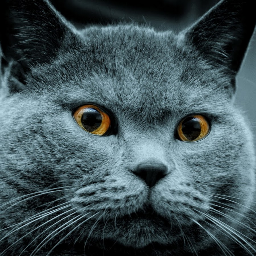
//> input picture prj.lab/lab03/assets/bgr.png, 256 x 256 px
$ ./lab03   (built with g++ and OpenCV 4)
//> lines starting //> are read from the running program, lines starting //| are printed output that depends on the picture; after the words box and inside, x2 and y2 are one past the last pixel; in counts of white or black regions, pixels touching at a corner belong together
#include <iostream>
#include <vector>
#include <string>
#include <opencv2/imgproc.hpp>
#include <opencv2/imgcodecs.hpp>
#include <opencv2/highgui.hpp>

cv::Mat drawContrastHistogram(const cv::Mat& image, const double& left, const double& right) {
	cv::Mat histogramImage(256, 256, CV_8UC1, cv::Scalar(230));

	std::vector<int> hist(256, 0);
	for (int i = 0; i < image.rows; i++) {
		for (int j = 0; j < image.cols; j++) {
			hist[image.at<uchar>(i, j)]++;
		}
	}

	std::vector<int> sumHist;
	sumHist.push_back(hist[0]);
	for (int i = 1; i < hist.size(); i++) {
		sumHist.push_back(sumHist[i - 1] + hist[i]);
	}

	int maxHist = *max_element(hist.begin(), hist.end());
	float scaleFactor1 = 4 * 230.0 / maxHist;

	int maxSumHist = *max_element(sumHist.begin(), sumHist.end());
	float scaleFactor2 = 230.0 / maxSumHist;

	int last_x = 0, last_y = 255;
	for (int i = 0; i < 256; ++i) {
		int histHeight = hist[i] * scaleFactor1;
		int sumHistHeight = sumHist[i] * scaleFactor2;
		cv::rectangle(histogramImage, cv::Point(i, 255), cv::Point(i + 1, 255 - histHeight), cv::Scalar(120), -1);
		cv::rectangle(histogramImage, cv::Point(last_x, last_y), cv::Point(i + 1, 255 - sumHistHeight), cv::Scalar(0), -1);
		last_x = i + 1;
		last_y = 255 - sumHistHeight;

	}

	return histogramImage;
}

cv::Mat drawHistogram(const cv::Mat& image, const double& left, const double& right) {
	cv::Mat histogramImage(256, 256, CV_8UC1, cv::Scalar(230));

	std::vector<int> hist(256, 0);
	for (int i = 0; i < image.rows; i++) {
		for (int j = 0; j < image.cols; j++) {
			hist[image.at<uchar>(i, j)]++;
		}
	}

	std::vector<int> sumHist;
	sumHist.push_back(hist[0]);
	for (int i = 1; i < hist.size(); i++) {
		sumHist.push_back(sumHist[i - 1] + hist[i]);
	}

	int maxHist = *max_element(hist.begin(), hist.end());
	float scaleFactor1 = 230.0 / maxHist;

	int maxSumHist = *max_element(sumHist.begin(), sumHist.end());
	float scaleFactor2 = 230.0 / maxSumHist;

	int last_x = 0, last_y = 255;
	for (int i = 0; i < 256; ++i) {
		int histHeight = hist[i] * scaleFactor1;
		int sumHistHeight = sumHist[i] * scaleFactor2;
		cv::rectangle(histogramImage, cv::Point(i, 255), cv::Point(i + 1, 255 - histHeight), cv::Scalar(120), -1);
		cv::rectangle(histogramImage, cv::Point(last_x, last_y), cv::Point(i + 1, 255 - sumHistHeight), cv::Scalar(0), -1);
		last_x = i + 1;
		last_y = 255 - sumHistHeight;

	}

	int currentSum = 0;
	for (int i = 0; i < hist.size(); i++) {
		currentSum += hist[i];
		if (currentSum >= image.rows * image.cols * left) {
			cv::rectangle(histogramImage, cv::Point(i, 255), cv::Point(i, 0), cv::Scalar(255), -1);
			currentSum = 0;
			break;
		}
	}

	for (int i = 0; i < hist.size(); i++) {
		currentSum += hist[i];
		if (currentSum >= image.rows * image.cols * right) {
			cv::rectangle(histogramImage, cv::Point(i, 255), cv::Point(i, 0), cv::Scalar(255), -1);
			currentSum = 0;
			break;
		}
	}

	return histogramImage;
}

std::vector<int> searchClowCHigh(cv::Mat& image, const double left, const double right) {
	std::vector<int> result;

	std::vector<int> hist(256, 0);
	for (int i = 0; i < image.rows; i++) {
		for (int j = 0; j < image.cols; j++) {
			hist[image.at<uchar>(i, j)]++;
		}
	}

	int currentSum = 0;
	for (int i = 0; i < hist.size(); i++) {
		currentSum += hist[i];
		if (currentSum >= image.rows * image.cols * left) {
			int Clow = i;
			result.push_back(Clow);
			currentSum = 0;
			break;
		}
	}

	for (int i = 0; i < hist.size(); i++) {
		currentSum += hist[i];
		if (currentSum >= image.rows * image.cols * right) {
			int Clow = i;
			result.push_back(Clow);
			currentSum = 0;
			break;
		}
	}

	return result;
}

cv::Mat autoContrast(cv::Mat& image, const int& Cmin, const int& Cmax, const int& Clow, const int& Chigh) {
	cv::Mat contrastImage(image.rows, image.cols, CV_8UC1);
	for (int i = 0; i < contrastImage.rows; i++) {
		for (int j = 0; j < contrastImage.cols; j++) {
			float pixel = Cmin + (image.at<uchar>(i, j) - Clow) * ((Cmax - Cmin) / (Chigh - Clow));
			contrastImage.at<uchar>(i, j) = cv::saturate_cast<uchar>(pixel);
		}
	}
	return contrastImage;
}

void autoContrastTogetherBGR(cv::Mat& image, const double left, const double right) {
	std::vector<cv::Mat> BGR(3);
	cv::Mat contrastImage;
	int Cmin = 0, Cmax = 255;

	cv::split(image, BGR);

	int finalClow = 255, finalChigh = 0;
	for (int i = 0; i < BGR.size(); i++) {
		std::vector<int> ClowChigh = searchClowCHigh(BGR[i], left, right);
		int Clow = ClowChigh[0], Chigh = ClowChigh[1];
		if (Clow < finalClow) {
			finalClow = Clow;
		}
		if (Chigh < finalChigh) {
			finalChigh = Chigh;
		}
	}
	std::vector<cv::Mat> contrastChannels;
	for (int i = 0; i < BGR.size(); i++) {
		cv::Mat contrastChannel = autoContrast(BGR[i], Cmin, Cmax, finalClow, finalChigh);
		contrastChannels.push_back(contrastChannel);
	}

	cv::merge(contrastChannels, contrastImage);

	cv::Mat histogram = drawHistogram(image, left, right);
	cv::Mat contrastHistogram = drawContrastHistogram(contrastImage, left, right);

	cv::Mat images, histograms;
	cv::hconcat(image, contrastImage, images);
	cv::hconcat(histogram, contrastHistogram, histograms);

	cv::imwrite("ImagesTogetherBGR.png", images);
	cv::imwrite("HistogramsTogetherBGR.png", histograms);

	cv::imshow("ImagesTogetherBGR", images);
	cv::imshow("HistogramsTogetherBGR", histograms);
	cv::waitKey(0);
}

void autoContrastBGR(cv::Mat& image, const double left, const double right) {
	std::vector<cv::Mat> BGR(3);
	cv::Mat contrastImage;
	int Cmin = 0, Cmax = 255;

	cv::split(image, BGR);

	std::vector<cv::Mat> contrastChannels;
	for (int i = 0; i < BGR.size(); i++) {
		std::vector<int> ClowChigh = searchClowCHigh(BGR[i], left, right);
		int Clow = ClowChigh[0], Chigh = ClowChigh[1];
		cv::Mat contrastChannel = autoContrast(BGR[i], Cmin, Cmax, Clow, Chigh);
		contrastChannels.push_back(contrastChannel);
	}

	cv::merge(contrastChannels, contrastImage);

	cv::Mat histogram = drawHistogram(image, left, right);
	cv::Mat contrastHistogram = drawContrastHistogram(contrastImage, left, right);

	cv::Mat images, histograms;
	cv::hconcat(image, contrastImage, images);
	cv::hconcat(histogram, contrastHistogram, histograms);

	cv::imshow("ImagesBGR", images);
	cv::imshow("HistogramsBGR", histograms);
	cv::waitKey(0);


}

void autoContrastBW(cv::Mat& image, const double left, const double right) {
	int Cmin = 0, Cmax = 255;
	std::vector<int> ClowChigh = searchClowCHigh(image, left, right);
	int Clow = ClowChigh[0], Chigh = ClowChigh[1];
	std::cout << Clow << " " << Chigh << std::endl;
	cv::Mat histogram = drawHistogram(image, left, right);
	cv::Mat contrastImage = autoContrast(image, Cmin, Cmax, Clow, Chigh);
	cv::Mat contrastHistogram = drawContrastHistogram(contrastImage, left, right);

	cv::Mat images, histograms;
	cv::hconcat(image, contrastImage, images);
	cv::hconcat(histogram, contrastHistogram, histograms);

	cv::imshow("ImagesBW", images);
	cv::imshow("HistogramsBW", histograms);
	cv::waitKey(0);

}

int main(int argc, char* argv[]) {
	std::string imagePath= "C:/Users/肉囗/misis2024s-21-02-solovev-i-s/prj.lab/lab03/assets/bgr.png";
	cv::Mat image = cv::imread(imagePath, cv::IMREAD_UNCHANGED);
//> image is the input picture: 256 rows x 256 cols, CV_8UC3; mean B, G, R 87.7, 82.7, 65.1

	double left = 0.4, right = 0.6;

	if (argc >= 4) {
		imagePath = argv[1];
		left = std::stof(argv[2]);
		right = std::stof(argv[3]);
	}

	if (left + right != 1) {
		std::cout << "The sum of the quantiles must be equal to 1!" << std::endl;
		return -1;
	}

	if ((left < 0) || (right < 0)) {
		std::cout << "The quantiles must be positive!" << std::endl;
		return -1;
	}

	if (image.channels() == 1) {
		autoContrastBW(image, left, right);
	}
	else if (image.channels() == 3) {
		autoContrastBGR(image, left, right);
//> in autoContrastBGR, `cv::split(image, BGR);`:
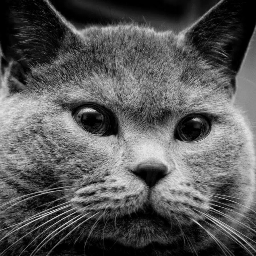
//> BGR[0]: 256 rows x 256 cols, CV_8UC1; min 0, max 243, mean 87.7
//> in autoContrastBGR, `cv::split(image, BGR);`:
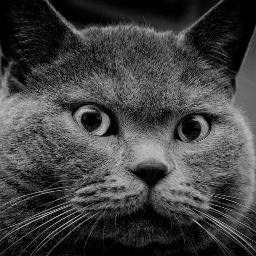
//> BGR[2]: 256 rows x 256 cols, CV_8UC1; min 0, max 198, mean 65.1
//> the loop in autoContrastBGR, `for (int i = 0; i < BGR.size(); i++)` made 3 passes
//> (Clow, Chigh) on passes 1 to 3: (62, 107), (59, 102), (43, 78)
//> pass 1, in autoContrastBGR, `cv::Mat contrastChannel = autoContrast(BGR[i], Cmin, Cmax, Clow, Chigh);`:
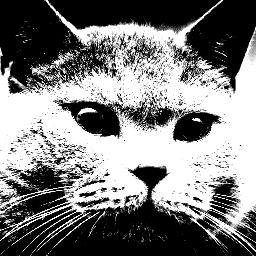
//> contrastChannel: 256 rows x 256 cols, CV_8UC1; min 0, max 255, mean 124.9
//> after the loop in drawHistogram, `for (int i = 0; i < image.rows; i++)`: hist = 256 values, max 2252 at index 0, min 0 at index 228, mean 256
//> in drawHistogram, `sumHist.push_back(hist[0]);`: sumHist = [2252]
//> after the loop in drawHistogram, `for (int i = 1; i < hist.size(); i++)`: sumHist = 256 values from 2252 to 65536
//> in drawHistogram, `int maxHist = *max_element(hist.begin(), hist.end());`: maxHist = 2252
//> in drawHistogram, `float scaleFactor1 = 230.0 / maxHist;`: scaleFactor1 = 0.102
//> in drawHistogram, `int maxSumHist = *max_element(sumHist.begin(), sumHist.end());`: maxSumHist = 65536
//> in drawHistogram, `float scaleFactor2 = 230.0 / maxSumHist;`: scaleFactor2 = 0.00351
//> the loop in drawHistogram, `for (int i = 0; i < 256; ++i)` made 256 passes
//> (histHeight, sumHistHeight, last_y) on passes 1 to 3: (230, 7, 248), (143, 12, 243), (108, 16, 239)
//> after the loop in drawHistogram, `for (int i = 0; i < 256; ++i)`:
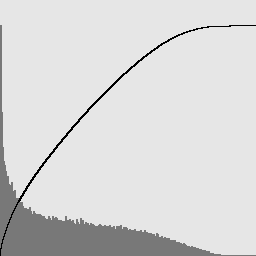
//> histogramImage: 256 rows x 256 cols, CV_8UC1; min 0, max 230, mean 215.7
//> the loop in drawHistogram, `for (int i = 0; i < hist.size(); i++)` made 43 passes
//> after the loop in drawHistogram, `for (int i = 0; i < hist.size(); i++)`: histogramImage: 256 rows x 256 cols, CV_8UC1; 0.39% of pixels changed, all inside (x1, y1, x2, y2) = (42, 0, 43, 256)
//> after the loop in drawHistogram, `for (int i = 0; i < hist.size(); i++)`: currentSum = 0
//> the loop in drawHistogram, `for (int i = 0; i < hist.size(); i++)` made 81 passes
//> after the loop in drawHistogram, `for (int i = 0; i < hist.size(); i++)`: histogramImage: 256 rows x 256 cols, CV_8UC1; min 0, max 255, mean 216
//> after the loop in drawContrastHistogram, `for (int i = 0; i < image.rows; i++)`: hist = 256 values, max 30540 at index 0, min 0 at index 1, mean 256
//> in drawContrastHistogram, `sumHist.push_back(hist[0]);`: sumHist = [30540]
//> after the loop in drawContrastHistogram, `for (int i = 1; i < hist.size(); i++)`: sumHist = 256 values from 30540 to 65536
//> in drawContrastHistogram, `int maxHist = *max_element(hist.begin(), hist.end());`: maxHist = 30540
//> in drawContrastHistogram, `float scaleFactor1 = 4 * 230.0 / maxHist;`: scaleFactor1 = 0.0301
//> in drawContrastHistogram, `int maxSumHist = *max_element(sumHist.begin(), sumHist.end());`: maxSumHist = 65536
//> in drawContrastHistogram, `float scaleFactor2 = 230.0 / maxSumHist;`: scaleFactor2 = 0.00351
//> the loop in drawContrastHistogram, `for (int i = 0; i < 256; ++i)` made 256 passes
//> (histHeight, sumHistHeight, last_y) on passes 1 to 3: (920, 107, 148), (0, 107, 148), (0, 107, 148)
		autoContrastTogetherBGR(image, left, right);
//> the loop in autoContrastTogetherBGR, `for (int i = 0; i < BGR.size(); i++)` made 3 passes
//> (Clow, Chigh, finalClow) on passes 1 to 3: (62, 107, 62), (59, 102, 59), (43, 78, 43)
//> after the loop in autoContrastTogetherBGR, `for (int i = 0; i < BGR.size(); i++)`: finalClow = 43; finalChigh = 0
//> the loop in autoContrastTogetherBGR, `for (int i = 0; i < BGR.size(); i++)` made 3 passes
//> in autoContrastTogetherBGR, `cv::merge(contrastChannels, contrastImage);`:
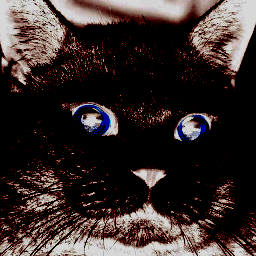
//> contrastImage: 256 rows x 256 cols, CV_8UC3; mean B, G, R 42.3, 44.3, 55.2
//> the loop in drawHistogram (call 2), `for (int i = 0; i < 256; ++i)` made 256 passes
//> the loop in drawHistogram (call 2), `for (int i = 0; i < hist.size(); i++)` made 43 passes
//> the loop in drawHistogram (call 2), `for (int i = 0; i < hist.size(); i++)` made 81 passes
//> in autoContrastTogetherBGR, `cv::hconcat(image, contrastImage, images);`:
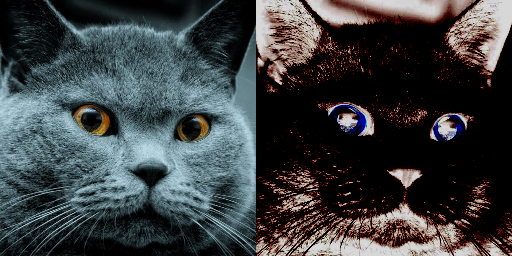
//> images: 256 rows x 512 cols, CV_8UC3; mean B, G, R 65, 63.5, 60.1
//> in autoContrastTogetherBGR, `cv::hconcat(histogram, contrastHistogram, histograms);`:
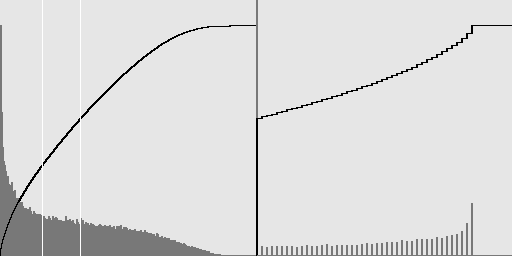
//> histograms: 256 rows x 512 cols, CV_8UC1; min 0, max 255, mean 220.4
	}
	else {
		std::cout << "The program works with 1 and 3 channel images!" << std::endl;
		return -1;
	}
	return 0;
}

$ run again, with prj.lab/lab03/assets/ImagesBW.png copied over prj.lab/lab03/assets/bgr.png
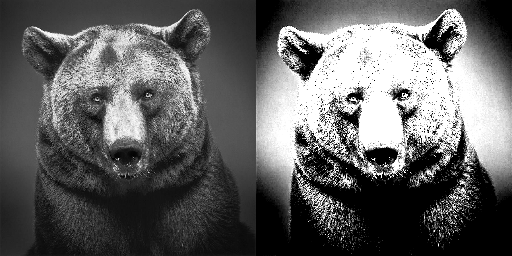
//> input picture prj.lab/lab03/assets/ImagesBW.png, 512 x 256 px
//> image is the input picture: 256 rows x 512 cols, CV_8UC1; min 0, max 255, mean 96.7
//> after the loop in searchClowCHigh, `for (int i = 0; i < image.rows; i++)`: hist = 256 values, max 20230 at index 0, min 1 at index 254, mean 512
//> the loop in searchClowCHigh, `for (int i = 0; i < hist.size(); i++)` made 55 passes
//> after the loop in searchClowCHigh, `for (int i = 0; i < hist.size(); i++)`: currentSum = 0; result = [54]
//> the loop in searchClowCHigh, `for (int i = 0; i < hist.size(); i++)` made 87 passes
//> after the loop in searchClowCHigh, `for (int i = 0; i < hist.size(); i++)`: currentSum = 0; result = [54, 86]
//> Clow = 54; Chigh = 86
//| 54 86
//> in drawHistogram, `sumHist.push_back(hist[0]);`: sumHist = [20230]
//> after the loop in drawHistogram, `for (int i = 1; i < hist.size(); i++)`: sumHist = 256 values from 20230 to 131072
//> in drawHistogram, `int maxHist = *max_element(hist.begin(), hist.end());`: maxHist = 20230
//> in drawHistogram, `float scaleFactor1 = 230.0 / maxHist;`: scaleFactor1 = 0.0114
//> in drawHistogram, `int maxSumHist = *max_element(sumHist.begin(), sumHist.end());`: maxSumHist = 131072
//> in drawHistogram, `float scaleFactor2 = 230.0 / maxSumHist;`: scaleFactor2 = 0.00175
//> the loop in drawHistogram, `for (int i = 0; i < 256; ++i)` made 256 passes
//> (histHeight, sumHistHeight, last_y) on passes 1 to 3: (230, 35, 220), (0, 35, 220), (0, 35, 220)
//> the loop in drawHistogram, `for (int i = 0; i < hist.size(); i++)` made 55 passes
//> after the loop in drawHistogram, `for (int i = 0; i < hist.size(); i++)`: currentSum = 0
//> the loop in drawHistogram, `for (int i = 0; i < hist.size(); i++)` made 87 passes
//> after the loop in autoContrast, `for (int i = 0; i < contrastImage.rows; i++)`:
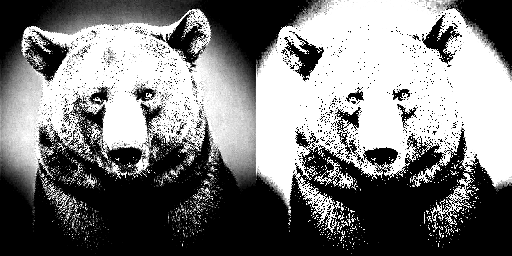
//> contrastImage: 256 rows x 512 cols, CV_8UC1; min 0, max 255, mean 123.4
//> after the loop in drawContrastHistogram, `for (int i = 0; i < image.rows; i++)`: hist = 256 values, max 53306 at index 0, min 0 at index 1, mean 512
//> in drawContrastHistogram, `sumHist.push_back(hist[0]);`: sumHist = [53306]
//> after the loop in drawContrastHistogram, `for (int i = 1; i < hist.size(); i++)`: sumHist = 256 values from 53306 to 131072
//> in drawContrastHistogram, `int maxHist = *max_element(hist.begin(), hist.end());`: maxHist = 53306
//> in drawContrastHistogram, `float scaleFactor1 = 4 * 230.0 / maxHist;`: scaleFactor1 = 0.0173
//> in drawContrastHistogram, `int maxSumHist = *max_element(sumHist.begin(), sumHist.end());`: maxSumHist = 131072
//> in drawContrastHistogram, `float scaleFactor2 = 230.0 / maxSumHist;`: scaleFactor2 = 0.00175
//> the loop in drawContrastHistogram, `for (int i = 0; i < 256; ++i)` made 256 passes
//> (histHeight, sumHistHeight, last_y) on passes 1 to 3: (920, 93, 162), (0, 93, 162), (0, 93, 162)
//> in autoContrastBW, `cv::hconcat(histogram, contrastHistogram, histograms);`:
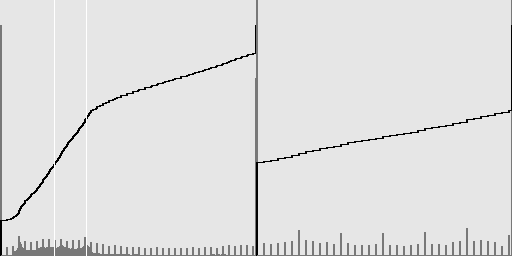
//> histograms: 256 rows x 512 cols, CV_8UC1; min 0, max 255, mean 224.6

$ run again, with prj.lab/lab03/assets/bw.png copied over prj.lab/lab03/assets/bgr.png
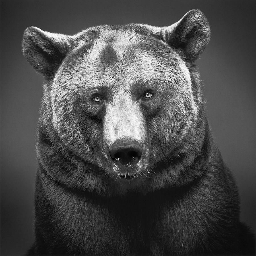
//> input picture prj.lab/lab03/assets/bw.png, 256 x 256 px
//> image is the input picture: 256 rows x 256 cols, CV_8UC1; min 0, max 254, mean 74.4
//> after the loop in searchClowCHigh, `for (int i = 0; i < image.rows; i++)`: hist = 256 values, max 1200 at index 19, min 0 at index 255, mean 256
//> the loop in searchClowCHigh, `for (int i = 0; i < hist.size(); i++)` made 55 passes
//> after the loop in searchClowCHigh, `for (int i = 0; i < hist.size(); i++)`: currentSum = 0; result = [54]
//> the loop in searchClowCHigh, `for (int i = 0; i < hist.size(); i++)` made 73 passes
//> after the loop in searchClowCHigh, `for (int i = 0; i < hist.size(); i++)`: currentSum = 0; result = [54, 72]
//> Clow = 54; Chigh = 72
//| 54 72
//> in drawHistogram, `sumHist.push_back(hist[0]);`: sumHist = [1]
//> after the loop in drawHistogram, `for (int i = 1; i < hist.size(); i++)`: sumHist = 256 values from 1 to 65536
//> in drawHistogram, `int maxHist = *max_element(hist.begin(), hist.end());`: maxHist = 1200
//> in drawHistogram, `float scaleFactor1 = 230.0 / maxHist;`: scaleFactor1 = 0.192
//> in drawHistogram, `int maxSumHist = *max_element(sumHist.begin(), sumHist.end());`: maxSumHist = 65536
//> in drawHistogram, `float scaleFactor2 = 230.0 / maxSumHist;`: scaleFactor2 = 0.00351
//> the loop in drawHistogram, `for (int i = 0; i < 256; ++i)` made 256 passes
//> (histHeight, sumHistHeight, last_y) on passes 1 to 3: (0, 0, 255), (0, 0, 255), (0, 0, 255)
//> the loop in drawHistogram, `for (int i = 0; i < hist.size(); i++)` made 55 passes
//> after the loop in drawHistogram, `for (int i = 0; i < hist.size(); i++)`: currentSum = 0
//> the loop in drawHistogram, `for (int i = 0; i < hist.size(); i++)` made 73 passes
//> after the loop in drawHistogram, `for (int i = 0; i < hist.size(); i++)`:
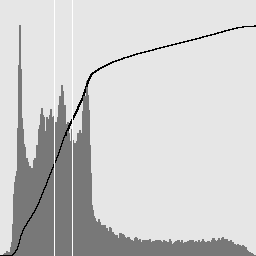
//> histogramImage: 256 rows x 256 cols, CV_8UC1; min 0, max 255, mean 206.5
//> after the loop in drawContrastHistogram, `for (int i = 0; i < image.rows; i++)`: hist = 256 values, max 26653 at index 0, min 0 at index 1, mean 256
//> in drawContrastHistogram, `sumHist.push_back(hist[0]);`: sumHist = [26653]
//> after the loop in drawContrastHistogram, `for (int i = 1; i < hist.size(); i++)`: sumHist = 256 values from 26653 to 65536
//> in drawContrastHistogram, `int maxHist = *max_element(hist.begin(), hist.end());`: maxHist = 26653
//> in drawContrastHistogram, `float scaleFactor1 = 4 * 230.0 / maxHist;`: scaleFactor1 = 0.0345
//> in drawContrastHistogram, `int maxSumHist = *max_element(sumHist.begin(), sumHist.end());`: maxSumHist = 65536
//> in drawContrastHistogram, `float scaleFactor2 = 230.0 / maxSumHist;`: scaleFactor2 = 0.00351
//> the loop in drawContrastHistogram, `for (int i = 0; i < 256; ++i)` made 256 passes
//> (histHeight, sumHistHeight, last_y) on passes 1 to 3: (920, 93, 162), (0, 93, 162), (0, 93, 162)
//> in autoContrastBW, `cv::hconcat(histogram, contrastHistogram, histograms);`:
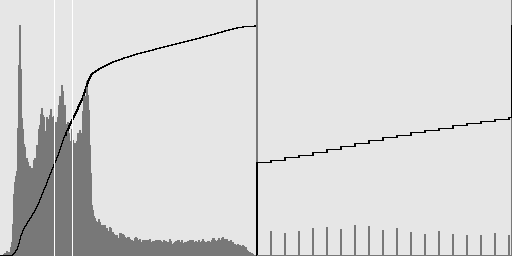
//> histograms: 256 rows x 512 cols, CV_8UC1; min 0, max 255, mean 215.8
